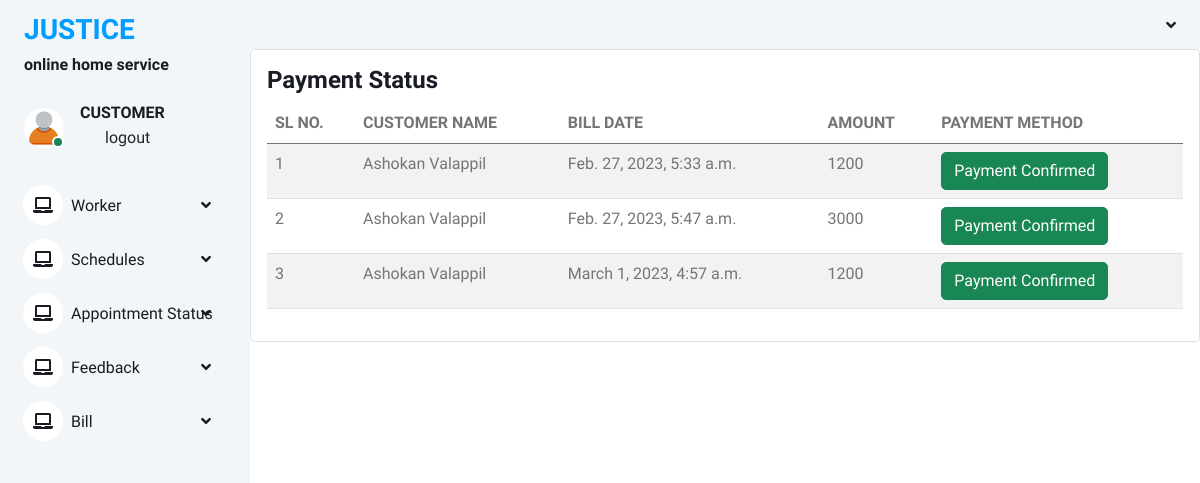
Page /bill_history (signed in) on the committed database.
### ohs_app/models.py (models this page shows)
class Bill(models.Model):
    name=models.ForeignKey(Register,on_delete=models.CASCADE)
    bill_date=models.DateTimeField(auto_now_add=True)
    amount=models.IntegerField()
    paid_on=models.DateField(auto_now=True)
    status=models.IntegerField(default=0)

class Register(models.Model):
    user = models.OneToOneField(Login, on_delete=models.CASCADE)
    name = models.CharField(max_length=100)
    address = models.CharField(max_length=1000)
    mobile = models.CharField(max_length=40)
    email = models.EmailField()
    def __str__(self):
        return self.name

### ohs_app/views.py (the view)
# urls.py: path("bill_history", views.bill_history, name="bill_history"),
@login_required(login_url='login_page')
def bill_history(request):
    u=Register.objects.get(user=request.user)
    bill=Bill.objects.filter(name=u,status__in=[1,2])
    return render(request,"customer/view_bill_history_customer.html",{'bill':bill})

### templates/customer/view_bill_history_customer.html
{% extends 'customer/customer_base.html' %}
{% load crispy_forms_tags %}
{% block content %}
<div class="col-lg-12 grid-margin stretch-card">
              <div class="card">
                <div class="card-body">
                  <h4 class="card-title">Payment Status</h4>
                  <div class="table-responsive">
                    <table class="table table-striped">
                      <thead>
                        <tr>
                          <th>SL NO.</th>
                          <th>CUSTOMER NAME</th>
                          <th>BILL DATE</th>
                          <th>AMOUNT</th>
                          <th>PAYMENT METHOD </th>
                        </tr>
                      </thead>
                      <tbody>
                      {% for i in bill %}
                        <tr>
                          <td>{{forloop.counter}}</td>
                          <td>{{ i.name }}</td>
                          <td>{{ i.bill_date }}</td>
                          <td>{{ i.amount }}</td>
                          <td>
                              {% if i.status == 0 %}
                              <button type="button" class="btn btn-primary"><a href=" {% url 'pay_bill_online' i.id %} " class="dropdown-item">Online Pay</a></button>
                              <button type="button" class="btn btn-primary"><a href=" {% url 'pay_in_direct' i.id %} " class="dropdown-item">Pay in Direct </a></button>
                              {% else %}
                        <button type="button" class="btn btn-success">Payment Confirmed</button>
                              {% endif %}
                          </td>
                        </tr>
                      {% endfor %}
                      </tbody>
                    </table>
                  </div>
                </div>
              </div>
            </div>
{% endblock %}

### static/static1/asset/css/style.css (style rules this page uses)
:root { --primary: #009CFF; --light: #F3F6F9; --dark: #191C24; }
.btn { transition: .5s; }

### rows in the picture
Bill: name "Ashokan Valappil", bill_date "Feb. 27, 2023, 5:33 a.m.", amount "1200", status "Payment Confirmed"
Bill: name "Ashokan Valappil", bill_date "Feb. 27, 2023, 5:47 a.m.", amount "3000", status "Payment Confirmed"
Bill: name "Ashokan Valappil", bill_date "March 1, 2023, 4:57 a.m.", amount "1200", status "Payment Confirmed"
